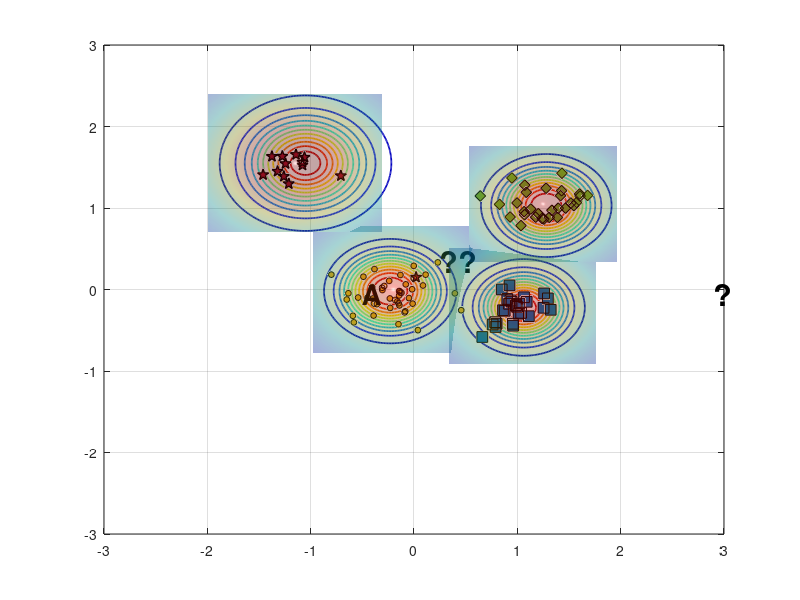

This chart was generated by the following MATLAB code: (Note: this script raises an error after producing the figure.)
%% Reproduce EVM-style demo figure (no toolboxes)
clear; close all; clc; rng(7);

% ---------- 1) 合成四类二维数据 ----------
% 类中心（大致对应图中位置）
C_star  = [-1.15  1.55];   % 红色星
C_diam  = [ 1.25  1.05];   % 绿色菱形
C_square= [ 1.05 -0.20];   % 蓝色方块
C_dot   = [-0.20  0.00];   % 蓝色小点（被 A 标注影响的那簇）

% 协方差（控制每簇形状）
S = @(sx,sy,rho)[sx^2 rho*sx*sy; rho*sx*sy sy^2];
Sig_star   = S(0.18,0.20, 0.05);
Sig_diam   = S(0.22,0.18,-0.10);
Sig_square = S(0.20,0.16, 0.05);
Sig_dot    = S(0.25,0.18, 0.00);

% 从高斯采样（不用 mvnrnd）
sample = @(N,mu,SIG) (randn(N,2)*chol(SIG,'lower') + mu);

X_star   = sample(12,C_star,   Sig_star);
X_diam   = sample(30,C_diam,   Sig_diam);
X_square = sample(28,C_square, Sig_square);
X_dot    = sample(45,C_dot,    Sig_dot);

% 加一个“离群星”靠近 A（见原图左中）
X_star = [X_star; 0.02 0.15];

% ---------- 2) 底面散点与样式 ----------
figure('Color','w','Position',[100,100,800,600]);
hold on; box on; grid on;
z0 = 0; % 所有散点都放在 z=0 的平面

% 确保按照绘制顺序叠放，便于把散点置顶
set(gca,'SortMethod','childorder');

h_star   = scatter3(X_star(:,1),  X_star(:,2),  z0+zeros(size(X_star,1),1),  70, ...
        'pentagram', 'filled', 'MarkerEdgeColor','k', 'MarkerFaceColor',[0.635294 0.0784314 0.184314], 'LineWidth',1.0); % 红色五角星 #A2142F
h_diam   = scatter3(X_diam(:,1),  X_diam(:,2),  z0+zeros(size(X_diam,1),1),  60, ...
        'd', 'filled', 'MarkerEdgeColor','k', 'MarkerFaceColor',[0.466667 0.674510 0.188235]); % 绿色菱形 #77AC30
h_square = scatter3(X_square(:,1),X_square(:,2),z0+zeros(size(X_square,1),1),60, ...
        's', 'filled', 'MarkerEdgeColor','k', 'MarkerFaceColor',[0 0.447059 0.741176]); % 蓝色正方形 #0072BD
h_dot    = scatter3(X_dot(:,1),   X_dot(:,2),   z0+zeros(size(X_dot,1),1),   18, ...
        'o', 'filled', 'MarkerEdgeColor','k', 'MarkerFaceColor',[0.929412 0.694118 0.125490]); % 黄色圆形 #EDB120


% ---------- 3) ψ-model 等值环（彩色同心） ----------
% 采用带形状参的径向函数 psi(r) = exp(-(r/s)^t)
psi = @(X,Y,cx,cy,s,t) exp( - ( sqrt((X-cx).^2 + (Y-cy).^2) ./ s ).^t );

% 选几处“极端向量/代表点”（包含 A 所在）
EV = [ -0.23 -0.02 ;   % A 对应蓝点极端向量
        1.06 -0.22 ;   % 蓝方块
        1.28  1.03 ;   % 绿菱形
       -1.05  1.55 ];  % 红星
scale = [0.42, 0.36, 0.40, 0.48];   % 各自 scale
shape = [2.6,  2.2,  2.4,  2.0];    % 各自 shape

% 网格
[xg,yg] = meshgrid(linspace(-3,3,400));
colormap(jet); caxis([0 1]);

% 等高线层级（红到蓝：高到低）
levels = linspace(1.0,0.05,12);

for k = 1:size(EV,1)
    Z = psi(xg,yg,EV(k,1),EV(k,2),scale(k),shape(k));
    [~, h] = contour(xg,yg,Z,levels);    % 直接画在底面，保持颜色映射
    set(h,'LineWidth',1.25);

    % 将等高线明确压到 z=0（兼容不同 MATLAB 版本）
    ch = get(h,'Children');
    for ic = 1:numel(ch)
        zd = get(ch(ic),'ZData');
        if ~isempty(zd)
            set(ch(ic),'ZData',zeros(size(zd))); % 强制贴在 z=0
        end
    end
end

% 标出 A 与问号
text(-0.5,-0.06,0.02,'A','FontWeight','bold','FontSize',20,'Color','k');
text( 0.25, 0.35,0.03,'??','FontWeight','bold','FontSize',22,'Color','k');
text( 2.90,-0.05,0.03,'?','FontWeight','bold','FontSize',22,'Color','k');

% ---------- 4) 上方半透明“钟形面”（表示类支持/概率） ----------
% 用四个高斯穹顶，中心与各簇一致
gauss2 = @(X,Y,cx,cy,s) exp(-((X-cx).^2 + (Y-cy).^2)/(2*s^2));
tops  = {C_star, C_diam, C_square, C_dot};
sigT  = [0.65 0.55 0.55 0.60];
amp   = [1.05 0.95 0.90 0.85];

% 抬高穹顶，并缩小每个穹顶的覆盖范围（为每个穹顶使用局部网格）
zlift      = 0.18;   % 统一抬高量（不改变颜色映射）
spanFactor = 1.3;    % 每个穹顶半宽 = spanFactor * sigma（越小覆盖越小）
gridN      = 121;    % 局部网格分辨率

for i=1:4
    cx = tops{i}(1); cy = tops{i}(2);
    span = spanFactor * sigT(i);
    [xgi,ygi] = meshgrid(linspace(cx - span, cx + span, gridN), ...
                         linspace(cy - span, cy + span, gridN));

    Zt = amp(i) * gauss2(xgi,ygi,cx,cy,sigT(i));
    % 用 Zt 作为颜色，Zt+zlift 作为高度，从而抬高且保留原色
    s1 = surf(xgi,ygi, Zt + zlift, Zt, 'EdgeColor','none', 'FaceAlpha',0.35);
end
shading interp; camlight headlight; lighting gouraud;

% 将散点推到顶层
uistack([h_star h_diam h_square h_dot], 'top');

% ---------- 5) 轴、视角与观感 ----------
xlim([-2 2]); ylim([-1 3]); zlim([0 1.25]); view(-67,22);
axis vis3d; daspect([1 1 0.8]);
set(gca,'FontName','Times New Roman','FontSize',12,'LineWidth',1);
% xlabel('x'); ylabel('y'); zlabel('score / \psi');

% 网格和背景风格
grid on; 
% set(gca,'GridAlpha',0.2,'MinorGridAlpha',0.2);
